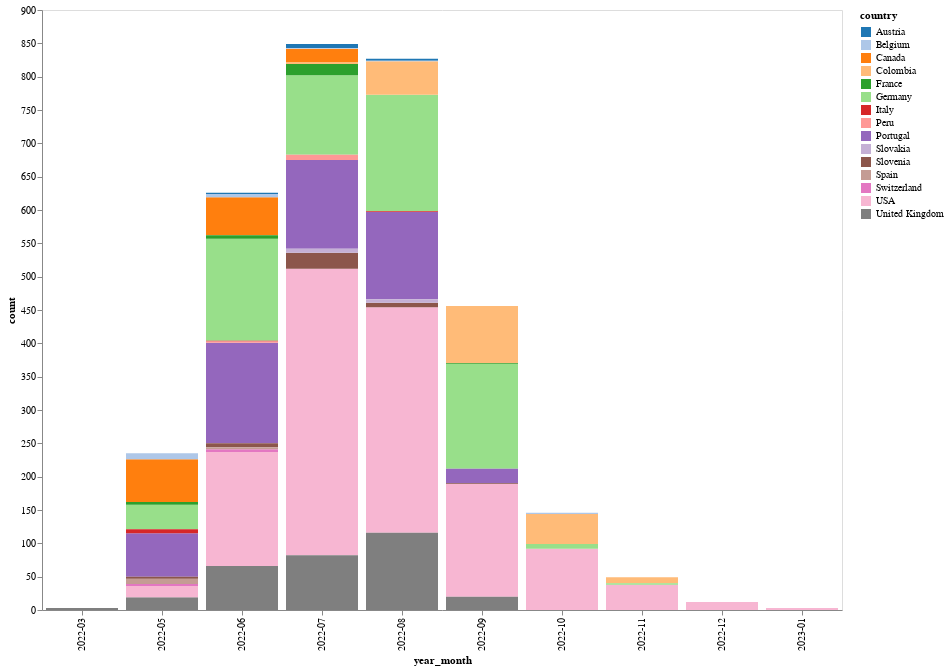

Here is the notebook cell this chart was saved with:
### Code cell
range_ = ["#5E1D9D","#492AB5","#4042C7","#3E5DD0","#4377CD","#4A8CC2","#549DB2","#60AA9E","#6EB389","#80B974","#92BC63","#A6BE55","#B9BC4A","#CBB742","#D9AD3D","#E29D39","#E68634","#E56A2F","#E04929","#DB2823"]
alt.Chart(country_count).mark_bar().encode(
    alt.X("year_month",axis=alt.Axis( grid=False, )),
    alt.Y("count",axis=alt.Axis( grid=False)), 
    alt.Color("country:N", scale=alt.Scale(scheme="category20"))).properties(
    width = 800,
    height = 600
)

### Figure 1 — Vega-Lite specification as saved in the notebook (floating-point values rounded to 4 significant figures)
{"config": {"view": {"continuousWidth": 400, "continuousHeight": 300}}, "data": {"name": "data-6a763d4a7928d096cc8b0ed95abd0114"}, "mark": "bar", "encoding": {"color": {"field": "country", "scale": {"scheme": "category20"}, "type": "nominal"}, "x": {"axis": {"grid": false}, "field": "year_month", "type": "nominal"}, "y": {"axis": {"grid": false}, "field": "count", "type": "quantitative"}}, "height": 600, "width": 800, "$schema": "https://vega.github.io/schema/vega-lite/v4.17.0.json", "datasets": {"data-6a763d4a7928d096cc8b0ed95abd0114": [{"year_month": "2022-03", "country": "United Kingdom", "count": 3}, {"year_month": "2022-05", "country": "Portugal", "count": 65}, {"year_month": "2022-05", "country": "Canada", "count": 64}, {"year_month": "2022-05", "country": "Germany", "count": 37}, {"year_month": "2022-05", "country": "United Kingdom", "count": 19}, {"year_month": "2022-05", "country": "USA", "count": 17}, {"year_month": "2022-05", "country": "Belgium", "count": 9}, {"year_month": "2022-05", "country": "Spain", "count": 8}, {"year_month": "2022-05", "country": "Italy", "count": 6}, {"year_month": "2022-05", "country": "France", "count": 4}, {"year_month": "2022-05", "country": "Slovenia", "count": 3}, {"year_month": "2022-05", "country": "Switzerland", "count": 3}, {"year_month": "2022-06", "country": "USA", "count": 171}, {"year_month": "2022-06", "country": "Germany", "count": 153}, {"year_month": "2022-06", "country": "Portugal", "count": 151}, {"year_month": "2022-06", "country": "United Kingdom", "count": 66}, {"year_month": "2022-06", "country": "Canada", "count": 57}, {"year_month": "2022-06", "country": "Slovenia", "count": 6}, {"year_month": "2022-06", "country": "Belgium", "count": 5}, {"year_month": "2022-06", "country": "France", "count": 5}, {"year_month": "2022-06", "country": "Switzerland", "count": 4}, {"year_month": "2022-06", "country": "Spain", "count": 3}, {"year_month": "2022-06", "country": "Austria", "count": 2}, {"year_month": "2022-06", "country": "Peru", "count": 2}, {"year_month": "2022-06", "country": "Italy", "count": 1}, {"year_month": "2022-07", "country": "USA", "count": 430}, {"year_month": "2022-07", "country": "Portugal", "count": 133}, {"year_month": "2022-07", "country": "Germany", "count": 119}, {"year_month": "2022-07", "country": "United Kingdom", "count": 82}, {"year_month": "2022-07", "country": "Slovenia", "count": 24}, {"year_month": "2022-07", "country": "Canada", "count": 20}, {"year_month": "2022-07", "country": "France", "count": 17}, {"year_month": "2022-07", "country": "Peru", "count": 8}, {"year_month": "2022-07", "country": "Austria", "count": 6}, {"year_month": "2022-07", "country": "Slovakia", "count": 6}, {"year_month": "2022-07", "country": "Colombia", "count": 3}, {"year_month": "2022-07", "country": "Belgium", "count": 1}, {"year_month": "2022-08", "country": "USA", "count": 338}, {"year_month": "2022-08", "country": "Germany", "count": 175}, {"year_month": "2022-08", "country": "Portugal", "count": 131}, {"year_month": "2022-08", "country": "United Kingdom", "count": 116}, {"year_month": "2022-08", "country": "Colombia", "count": 50}, {"year_month": "2022-08", "country": "Slovenia", "count": 7}, {"year_month": "2022-08", "country": "Slovakia", "count": 5}, {"year_month": "2022-08", "country": "Austria", "count": 3}, {"year_month": "2022-08", "country": "Belgium", "count": 1}, {"year_month": "2022-08", "country": "Italy", "count": 1}, {"year_month": "2022-09", "country": "USA", "count": 169}, {"year_month": "2022-09", "country": "Germany", "count": 157}, {"year_month": "2022-09", "country": "Colombia", "count": 86}, {"year_month": "2022-09", "country": "Portugal", "count": 22}, {"year_month": "2022-09", "country": "United Kingdom", "count": 20}, {"year_month": "2022-09", "country": "France", "count": 1}, {"year_month": "2022-09", "country": "Slovenia", "count": 1}, {"year_month": "2022-10", "country": "USA", "count": 92}, {"year_month": "2022-10", "country": "Colombia", "count": 45}, {"year_month": "2022-10", "country": "Germany", "count": 7}, {"year_month": "2022-10", "country": "Belgium", "count": 2}, {"year_month": "2022-11", "country": "USA", "count": 38}, {"year_month": "2022-11", "country": "Colombia", "count": 9}, {"year_month": "2022-11", "country": "Germany", "count": 2}, {"year_month": "2022-12", "country": "USA", "count": 12}, {"year_month": "2023-01", "country": "USA", "count": 3}]}}
